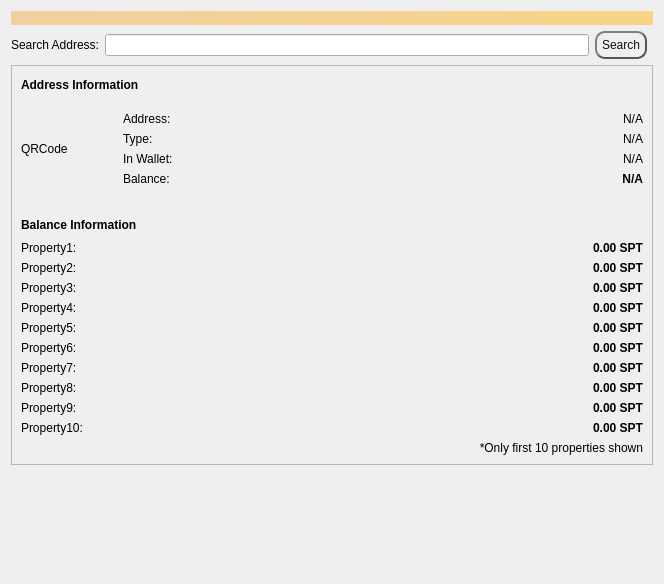
<?xml version="1.0" encoding="UTF-8"?>
<ui version="4.0">
 <class>LookupAddressDialog</class>
 <widget class="QWidget" name="LookupAddressDialog">
  <property name="geometry">
   <rect>
    <x>0</x>
    <y>0</y>
    <width>664</width>
    <height>584</height>
   </rect>
  </property>
  <property name="windowTitle">
   <string>Form</string>
  </property>
  <layout class="QVBoxLayout" name="topLayout">
   <item>
    <widget class="QLabel" name="labelAlerts">
     <property name="visible">
      <bool>false</bool>
     </property>
     <property name="styleSheet">
      <string notr="true">background-color: qlineargradient(x1: 0, y1: 0, x2: 1, y2: 0, stop:0 #F0D0A0, stop:1 #F8D488); color:#000000;</string>
     </property>
     <property name="wordWrap">
      <bool>true</bool>
     </property>
     <property name="margin">
      <number>3</number>
     </property>
    </widget>
   </item>
   <item>
    <layout class="QHBoxLayout" name="horizontalLayout_12">
     <property name="topMargin">
      <number>0</number>
     </property>
     <item>
      <widget class="QLabel" name="searchLabel">
       <property name="enabled">
        <bool>true</bool>
       </property>
       <property name="minimumSize">
        <size>
         <width>0</width>
         <height>0</height>
        </size>
       </property>
       <property name="text">
        <string>Search Address:</string>
       </property>
       <property name="alignment">
        <set>Qt::AlignRight|Qt::AlignTrailing|Qt::AlignVCenter</set>
       </property>
       <property name="margin">
        <number>8</number>
       </property>
      </widget>
     </item>
     <item>
      <widget class="QLineEdit" name="searchLineEdit"/>
     </item>
     <item>
      <widget class="QPushButton" name="searchButton">
       <property name="styleSheet">
        <string notr="true">QPushButton {
color: #0F0F0F;
border: 2px solid #555;
border-radius: 10px;
border-style: outset;
background: qradialgradient(
cx: 0.3, cy: -0.4, fx: 0.3, fy: -0.4,
radius: 1.35, stop: 0 #d1d5db, stop: 1 #d1d5db
);
padding: 5px;
}

QPushButton:hover {
background: qradialgradient(
cx: 0.3, cy: -0.4, fx: 0.3, fy: -0.4,
radius: 1.35, stop: 0 #d1d5db, stop: 1 #d1d5db
);
}</string>
       </property>
       <property name="text">
        <string>Search</string>
       </property>
      </widget>
     </item>
     <item>
      <spacer name="horizontalSpacer_3">
       <property name="orientation">
        <enum>Qt::Horizontal</enum>
       </property>
       <property name="sizeType">
        <enum>QSizePolicy::Fixed</enum>
       </property>
       <property name="sizeHint" stdset="0">
        <size>
         <width>6</width>
         <height>20</height>
        </size>
       </property>
      </spacer>
     </item>
    </layout>
   </item>
   <item>
    <layout class="QHBoxLayout" name="horizontalLayout" stretch="1">
     <item>
      <layout class="QVBoxLayout" name="verticalLayout_2">
       <item>
        <widget class="QFrame" name="frame">
         <property name="frameShape">
          <enum>QFrame::StyledPanel</enum>
         </property>
         <property name="frameShadow">
          <enum>QFrame::Raised</enum>
         </property>
         <layout class="QVBoxLayout" name="verticalLayout_4">
          <item>
           <layout class="QHBoxLayout" name="horizontalLayout_7">
            <item>
             <layout class="QHBoxLayout" name="horizontalLayout_9">
              <item>
               <widget class="QLabel" name="addressInfo">
                <property name="font">
                 <font>
                  <bold>true</bold>
                 </font>
                </property>
                <property name="text">
                 <string>Address Information</string>
                </property>
               </widget>
              </item>
             </layout>
            </item>
            <item>
             <spacer name="horizontalSpacer_6">
              <property name="orientation">
               <enum>Qt::Horizontal</enum>
              </property>
              <property name="sizeHint" stdset="0">
               <size>
                <width>40</width>
                <height>20</height>
               </size>
              </property>
             </spacer>
            </item>
           </layout>
          </item>
          <item>
           <layout class="QHBoxLayout" name="horizontalLayout_2">
            <property name="topMargin">
             <number>0</number>
            </property>
            <item>
             <widget class="QLabel" name="QRCode">
              <property name="sizePolicy">
               <sizepolicy hsizetype="Fixed" vsizetype="Fixed">
                <horstretch>0</horstretch>
                <verstretch>0</verstretch>
               </sizepolicy>
              </property>
              <property name="minimumSize">
               <size>
                <width>96</width>
                <height>96</height>
               </size>
              </property>
              <property name="text">
               <string>QRCode</string>
              </property>
             </widget>
            </item>
            <item>
             <layout class="QFormLayout" name="addressInfoLayout">
              <property name="fieldGrowthPolicy">
               <enum>QFormLayout::AllNonFixedFieldsGrow</enum>
              </property>
              <property name="formAlignment">
               <set>Qt::AlignLeading|Qt::AlignLeft|Qt::AlignVCenter</set>
              </property>
              <property name="topMargin">
               <number>0</number>
              </property>
              <item row="0" column="0">
               <widget class="QLabel" name="address">
                <property name="text">
                 <string>Address:</string>
                </property>
               </widget>
              </item>
              <item row="0" column="1">
               <widget class="QLabel" name="addressLabel">
                <property name="text">
                 <string>N/A</string>
                </property>
                <property name="alignment">
                 <set>Qt::AlignRight|Qt::AlignTrailing|Qt::AlignVCenter</set>
                </property>
               </widget>
              </item>
              <item row="1" column="0">
               <widget class="QLabel" name="addressType">
                <property name="text">
                 <string>Type:</string>
                </property>
               </widget>
              </item>
              <item row="1" column="1">
               <widget class="QLabel" name="addressTypeLabel">
                <property name="font">
                 <font>
                  <bold>false</bold>
                 </font>
                </property>
                <property name="styleSheet">
                 <string notr="true"/>
                </property>
                <property name="text">
                 <string>N/A</string>
                </property>
                <property name="alignment">
                 <set>Qt::AlignRight|Qt::AlignTrailing|Qt::AlignVCenter</set>
                </property>
               </widget>
              </item>
              <item row="2" column="1">
               <widget class="QLabel" name="isMineLabel">
                <property name="text">
                 <string>N/A</string>
                </property>
                <property name="alignment">
                 <set>Qt::AlignRight|Qt::AlignTrailing|Qt::AlignVCenter</set>
                </property>
               </widget>
              </item>
              <item row="2" column="0">
               <widget class="QLabel" name="label">
                <property name="text">
                 <string>In Wallet:</string>
                </property>
               </widget>
              </item>
              <item row="3" column="0">
               <widget class="QLabel" name="balance">
                <property name="text">
                 <string>Balance:</string>
                </property>
               </widget>
              </item>
              <item row="3" column="1">
               <widget class="QLabel" name="balanceLabel">
                <property name="font">
                 <font>
                  <bold>true</bold>
                 </font>
                </property>
                <property name="text">
                 <string>N/A</string>
                </property>
                <property name="alignment">
                 <set>Qt::AlignRight|Qt::AlignTrailing|Qt::AlignVCenter</set>
                </property>
               </widget>
              </item>
             </layout>
            </item>
           </layout>
          </item>
          <item>
           <layout class="QVBoxLayout" name="verticalLayout_6">
            <property name="topMargin">
             <number>0</number>
            </property>
           </layout>
          </item>
          <item>
           <spacer name="verticalSpacer_2">
            <property name="orientation">
             <enum>Qt::Vertical</enum>
            </property>
            <property name="sizeType">
             <enum>QSizePolicy::Fixed</enum>
            </property>
            <property name="sizeHint" stdset="0">
             <size>
              <width>20</width>
              <height>12</height>
             </size>
            </property>
           </spacer>
          </item>
          <item>
           <layout class="QHBoxLayout" name="tokenHLayout">
            <item>
             <widget class="QLabel" name="balanceInfo">
              <property name="text">
               <string>&lt;b&gt;Balance Information&lt;/b&gt;</string>
              </property>
             </widget>
            </item>
            <item>
             <spacer name="horizontalSpacer">
              <property name="orientation">
               <enum>Qt::Horizontal</enum>
              </property>
              <property name="sizeHint" stdset="0">
               <size>
                <width>40</width>
                <height>20</height>
               </size>
              </property>
             </spacer>
            </item>
           </layout>
          </item>
          <item>
           <layout class="QFormLayout" name="tokenForm">
            <property name="fieldGrowthPolicy">
             <enum>QFormLayout::AllNonFixedFieldsGrow</enum>
            </property>
            <property name="verticalSpacing">
             <number>6</number>
            </property>
            <item row="0" column="0">
             <widget class="QLabel" name="property1">
              <property name="text">
               <string>Property1:</string>
              </property>
             </widget>
            </item>
            <item row="0" column="1">
             <widget class="QLabel" name="propertyLabel1">
              <property name="font">
               <font>
                <bold>true</bold>
               </font>
              </property>
              <property name="text">
               <string>0.00 SPT</string>
              </property>
              <property name="alignment">
               <set>Qt::AlignRight|Qt::AlignTrailing|Qt::AlignVCenter</set>
              </property>
             </widget>
            </item>
            <item row="1" column="0">
             <widget class="QLabel" name="property2">
              <property name="text">
               <string>Property2:</string>
              </property>
             </widget>
            </item>
            <item row="1" column="1">
             <widget class="QLabel" name="propertyLabel2">
              <property name="font">
               <font>
                <bold>true</bold>
               </font>
              </property>
              <property name="text">
               <string>0.00 SPT</string>
              </property>
              <property name="alignment">
               <set>Qt::AlignRight|Qt::AlignTrailing|Qt::AlignVCenter</set>
              </property>
             </widget>
            </item>
            <item row="2" column="0">
             <widget class="QLabel" name="property3">
              <property name="text">
               <string>Property3:</string>
              </property>
             </widget>
            </item>
            <item row="2" column="1">
             <widget class="QLabel" name="propertyLabel3">
              <property name="font">
               <font>
                <bold>true</bold>
               </font>
              </property>
              <property name="layoutDirection">
               <enum>Qt::LeftToRight</enum>
              </property>
              <property name="text">
               <string>0.00 SPT</string>
              </property>
              <property name="alignment">
               <set>Qt::AlignRight|Qt::AlignTrailing|Qt::AlignVCenter</set>
              </property>
             </widget>
            </item>
            <item row="3" column="0">
             <widget class="QLabel" name="property4">
              <property name="text">
               <string>Property4:</string>
              </property>
             </widget>
            </item>
            <item row="3" column="1">
             <widget class="QLabel" name="propertyLabel4">
              <property name="font">
               <font>
                <bold>true</bold>
               </font>
              </property>
              <property name="text">
               <string>0.00 SPT</string>
              </property>
              <property name="alignment">
               <set>Qt::AlignRight|Qt::AlignTrailing|Qt::AlignVCenter</set>
              </property>
             </widget>
            </item>
            <item row="4" column="0">
             <widget class="QLabel" name="property5">
              <property name="text">
               <string>Property5:</string>
              </property>
             </widget>
            </item>
            <item row="4" column="1">
             <widget class="QLabel" name="propertyLabel5">
              <property name="font">
               <font>
                <bold>true</bold>
               </font>
              </property>
              <property name="text">
               <string>0.00 SPT</string>
              </property>
              <property name="alignment">
               <set>Qt::AlignRight|Qt::AlignTrailing|Qt::AlignVCenter</set>
              </property>
             </widget>
            </item>
            <item row="5" column="0">
             <widget class="QLabel" name="property6">
              <property name="text">
               <string>Property6:</string>
              </property>
             </widget>
            </item>
            <item row="5" column="1">
             <widget class="QLabel" name="propertyLabel6">
              <property name="font">
               <font>
                <bold>true</bold>
               </font>
              </property>
              <property name="text">
               <string>0.00 SPT</string>
              </property>
              <property name="alignment">
               <set>Qt::AlignRight|Qt::AlignTrailing|Qt::AlignVCenter</set>
              </property>
             </widget>
            </item>
            <item row="6" column="0">
             <widget class="QLabel" name="property7">
              <property name="text">
               <string>Property7:</string>
              </property>
             </widget>
            </item>
            <item row="6" column="1">
             <widget class="QLabel" name="propertyLabel7">
              <property name="font">
               <font>
                <bold>true</bold>
               </font>
              </property>
              <property name="text">
               <string>0.00 SPT</string>
              </property>
              <property name="alignment">
               <set>Qt::AlignRight|Qt::AlignTrailing|Qt::AlignVCenter</set>
              </property>
             </widget>
            </item>
            <item row="7" column="0">
             <widget class="QLabel" name="property8">
              <property name="text">
               <string>Property8:</string>
              </property>
             </widget>
            </item>
            <item row="7" column="1">
             <widget class="QLabel" name="propertyLabel8">
              <property name="font">
               <font>
                <bold>true</bold>
               </font>
              </property>
              <property name="text">
               <string>0.00 SPT</string>
              </property>
              <property name="alignment">
               <set>Qt::AlignRight|Qt::AlignTrailing|Qt::AlignVCenter</set>
              </property>
             </widget>
            </item>
            <item row="8" column="0">
             <widget class="QLabel" name="property9">
              <property name="text">
               <string>Property9:</string>
              </property>
             </widget>
            </item>
            <item row="8" column="1">
             <widget class="QLabel" name="propertyLabel9">
              <property name="font">
               <font>
                <bold>true</bold>
               </font>
              </property>
              <property name="text">
               <string>0.00 SPT</string>
              </property>
              <property name="alignment">
               <set>Qt::AlignRight|Qt::AlignTrailing|Qt::AlignVCenter</set>
              </property>
             </widget>
            </item>
            <item row="9" column="0">
             <widget class="QLabel" name="property10">
              <property name="text">
               <string>Property10:</string>
              </property>
             </widget>
            </item>
            <item row="9" column="1">
             <widget class="QLabel" name="propertyLabel10">
              <property name="font">
               <font>
                <bold>true</bold>
               </font>
              </property>
              <property name="text">
               <string>0.00 SPT</string>
              </property>
              <property name="alignment">
               <set>Qt::AlignRight|Qt::AlignTrailing|Qt::AlignVCenter</set>
              </property>
             </widget>
            </item>
            <item row="10" column="1">
             <widget class="QLabel" name="onlyLabel">
              <property name="text">
               <string>*Only first 10 properties shown</string>
              </property>
              <property name="alignment">
               <set>Qt::AlignRight|Qt::AlignTrailing|Qt::AlignVCenter</set>
              </property>
             </widget>
            </item>
           </layout>
          </item>
         </layout>
        </widget>
       </item>
       <item>
        <spacer name="verticalSpacer">
         <property name="orientation">
          <enum>Qt::Vertical</enum>
         </property>
         <property name="sizeType">
          <enum>QSizePolicy::Expanding</enum>
         </property>
         <property name="sizeHint" stdset="0">
          <size>
           <width>20</width>
           <height>20</height>
          </size>
         </property>
        </spacer>
       </item>
      </layout>
     </item>
    </layout>
   </item>
  </layout>
 </widget>
 <resources/>
 <connections/>
</ui>
